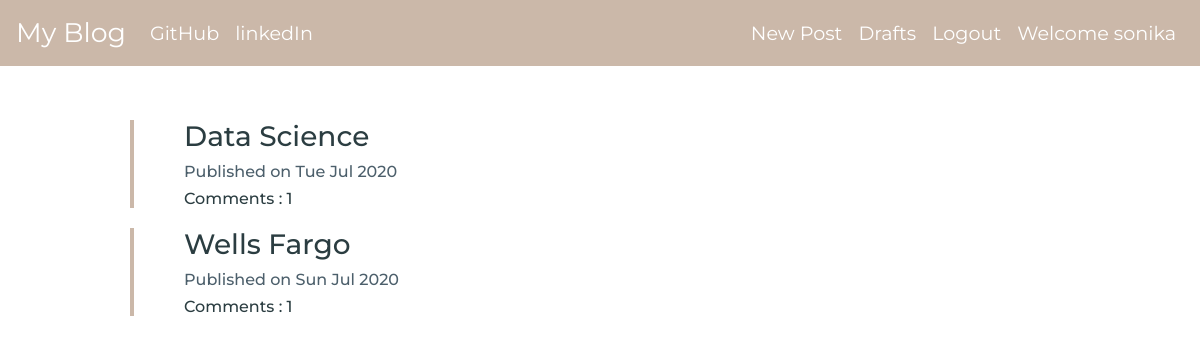
The app's page / (signed in) with its own data.
### blog/models.py (models this page shows, shortened)
class Post(models.Model):
    author = models.ForeignKey("auth.User",on_delete=models.CASCADE)
    title = models.CharField(max_length = 200)
    content = models.TextField()
    created_date = models.DateTimeField(default = timezone.now)
    published_date = models.DateTimeField(blank=True,null=True)
    def approve_comment(self):
        return self.comments.filter(approved_comment = True)

### blog/views.py (the view)
# urls.py: path('',views.PostListView.as_view(),name='post_list'),
class PostListView(ListView):
    model = Post
    def get_queryset(self):
        return Post.objects.filter(published_date__lte=timezone.now()).order_by('-published_date')

### blog/templates/blog/post_list.html
{% extends 'blog/base.html' %}
{% block content %}
<div>
  {% for post in post_list %}
  <div class="post">
      <h3><a href="{% url 'post_detail' pk=post.pk %}">{{post.title}}</a></h3>
      <div class="date">
          <h6>Published on {{post.published_date|date:'D M Y'}}</h6>
          <h6><a href="{% url 'post_detail' pk=post.pk %}">Comments : {{post.approve_comment.count }}</a></h6>
      </div>
  </div>
  {% endfor %}
</div>
{% endblock %}

### blog/templates/blog/base.html (shortened to what this page needs)
<!DOCTYPE html>
{% load static %}
<html lang="en" dir="ltr">
  <head>
    <link rel="stylesheet" href="https://stackpath.bootstrapcdn.com/bootstrap/4.5.0/css/bootstrap.min.css">
    <link rel="stylesheet" href="//cdn.jsdelivr.net/npm/medium-editor@latest/dist/css/medium-editor.min.css" type="text/css" media="screen" charset="utf-8">
    <link rel="stylesheet" href="{% static 'css/blog.css' %}">
  </head>
  <body>
    <nav class="navbar fixed-top navbar-expand-lg custom-nav">
      <div class="collapse navbar-collapse" id="navbarSupportedContent">
        <a class="navbar-brand" href="{% url 'post_list' %}">My Blog</a>
        <ul class="navbar-nav mr-auto">
          <li class="nav-item"><a class="nav-link" href="https://github.com/sonikaPinto/django">GitHub</a></li>
          <li class="nav-item"><a class="nav-link" href="https://www.linkedin.com/in/sonika-muriel-pinto-031234125/">linkedIn</a></li>
        </ul>
        <ul class="navbar-nav navbar-right">
          {% if user.is_authenticated %}
            <li class="nav-item"><a class="nav-link" href="{% url 'post_create' %}">New Post</a></li>
            <li class="nav-item"><a class="nav-link" href="{% url 'post_draft' %}">Drafts</a></li>
            <li class="nav-item"><a class="nav-link" href="{% url 'logout' %}?next=/">Logout</a></li>
            <li class="nav-item"><a class="nav-link" href="{% url 'post_list' %}">Welcome {{user.username}}</a></li>
          {% else %}
            <li class="nav-item"><a class="nav-link" href="{% url 'login' %}">
              <span>Login</span>
            </a></li>
          {% endif %}
        </ul>
      </div>
    </nav>
    <div class="content container" style='padding-top:50px;padding-left:100px;'>
      <div class="row">
        <div class="col-md-12">
          <div class="blog_post">
            {% block content %}
            {% endblock %}
          </div>
        </div>
      </div>
    </div>
  </body>
</html>

### blog/static/css/blog.css (style rules this page uses)
.custom-nav { font-size: 1.2em; border-bottom: 10px; font-family: 'Montserrat', sans-serif; background-color: #CBB8A9; }
.nav-link,.navbar-brand { color : white; }
.navbar-brand { font-size: 1.4em; }
.blog_post { padding-top:70px; }
.post { margin-bottom: 20px; padding-left:50px; border-left: 4px solid #CBB8A9; font-family: 'Montserrat', sans-serif; }
.post a { color: #2B3D41; }
.date { color: #4C5F6B; }

### records on screen
Post: title "Data Science", published_date "Tue Jul 2020", approve_comment.count "1"
Post: title "Wells Fargo", published_date "Sun Jul 2020", approve_comment.count "1"

### other values on screen
{{ user.username }} "sonika"
